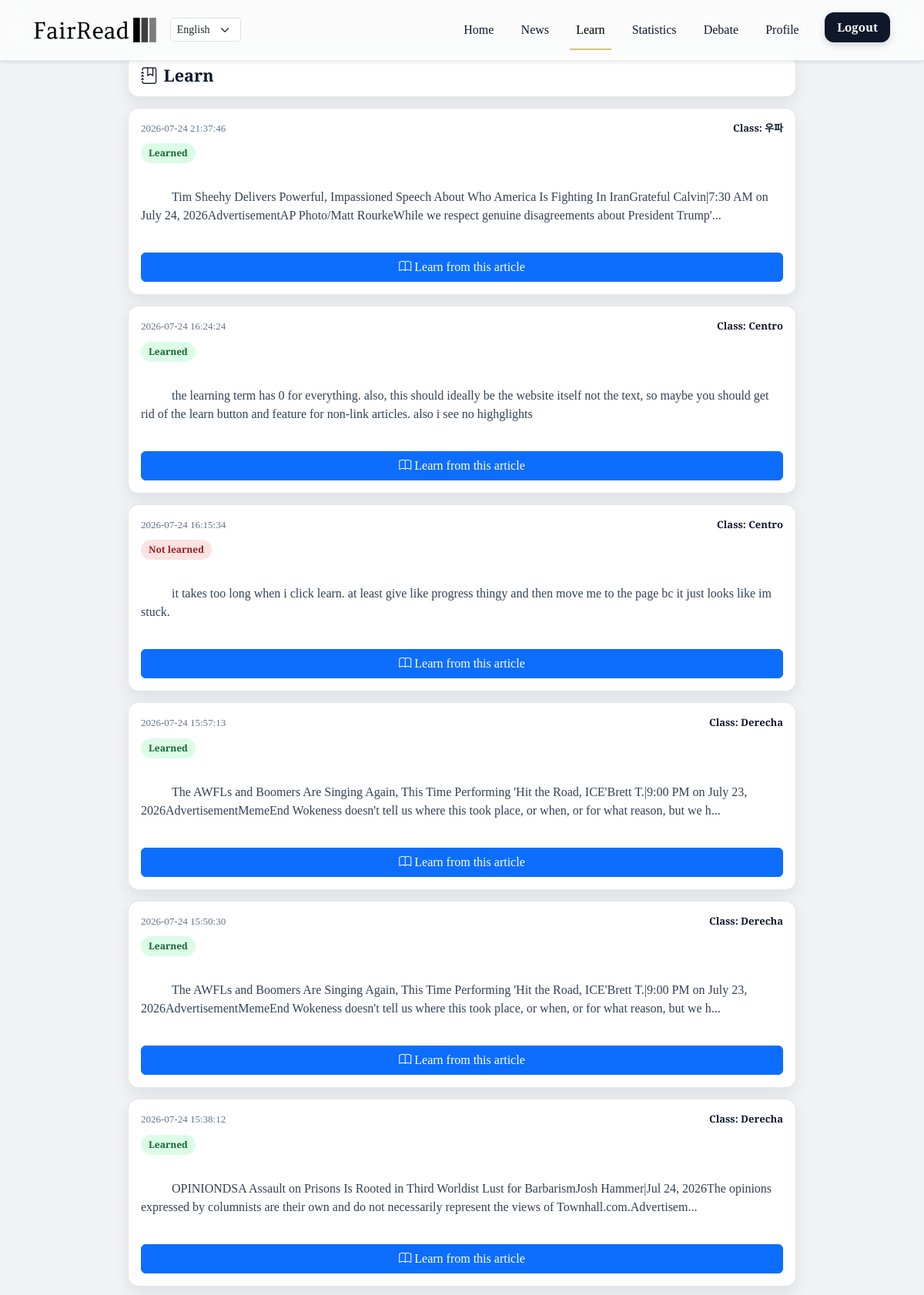
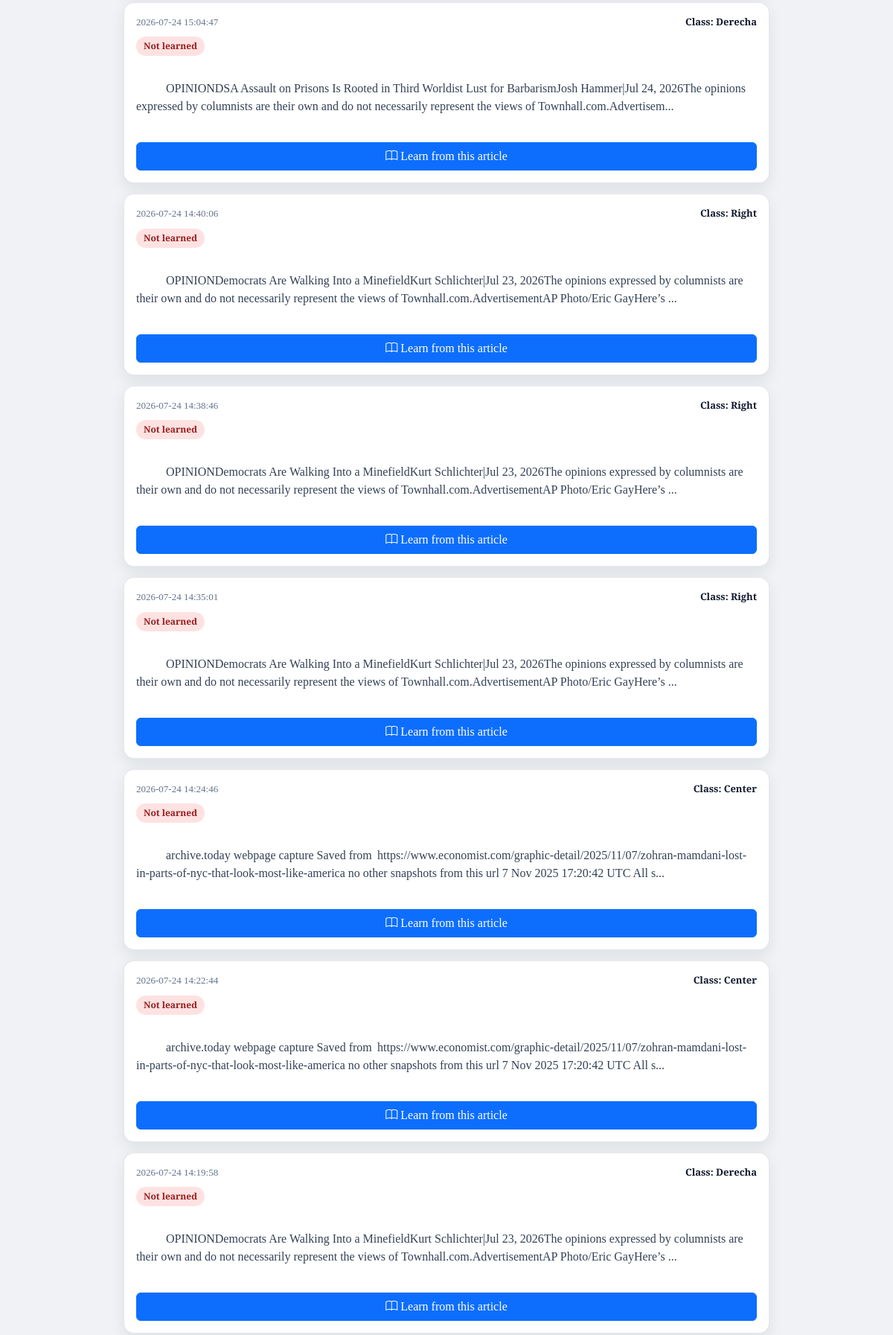
Page /learn (signed in, upper part) on the committed database (2 pictures, top to bottom).
### tables this page shows
CREATE TABLE "Chatlog" (
	"username"	TEXT,
	"date"	TEXT,
	"question"	TEXT,
	"bias_class"	TEXT,
	"bias_percentage"	TEXT,
	"summary"	TEXT,
	"reason"	TEXT
, "keywords"	TEXT, is_url INTEGER DEFAULT 0);

### app.py (the view)
@app.route('/learn')
def learn_home():
    is_login = 'username' in session
    if not is_login:
        return redirect(url_for('login'))
    conn = sqlite3.connect('static/database.db')
    cursor = conn.cursor()
    cursor.execute("""
        SELECT c.rowid, c.date, c.question, c.bias_class, c.summary,
               EXISTS(
                   SELECT 1
                   FROM learning_annotations la
                   WHERE la.article_id = c.rowid
               ) AS learned
        FROM Chatlog c
        WHERE c.username = ?
        ORDER BY c.date DESC
        LIMIT 20
    """, (session['username'],))
    recent_articles = cursor.fetchall()
    conn.close()
    return render_template(
        'learn_home.html',
        recent_articles=recent_articles,
        is_login=is_login,
        is_admin=is_admin_user()
    )

### app.py (called while the page is built)
def current_user():
    return session.get("username")

def is_admin_user():
    return current_user() == "testtest"

def translate_bias_label(label, language='en'):
    return BIAS_LABELS.get(language, {}).get(label, label)

def translate_ui(key, language='en'):
    return UI_LABELS.get(language, {}).get(key, key)

@app.context_processor
def inject_globals():
    return {
        'translate_bias_label': translate_bias_label,
        'translate_ui': translate_ui,
        'current_language': session.get('language', 'en'),
        'is_login': 'username' in session,
        'is_admin': is_admin_user()
    }

### templates/learn_home.html (shortened to what this page needs)
{% extends "header.html" %}
{% block learn %}
<div class="learn-home-wrap">
  <div class="learn-home-hero">
    <h2 class="learn-home-title">
      <i class="bi bi-journal-bookmark me-2"></i>{{ translate_ui("Learn", current_language) }}
    </h2>
  </div>
  {% if recent_articles|length == 0 %}
    <div class="empty-state">
      <p class="mb-2">{{ translate_ui("No recent items", current_language) }}</p>
      <a class="btn btn-primary" href="{{ url_for('chatbot') }}">
        {{ translate_ui("Analyze an article", current_language) }}
      </a>
    </div>
  {% else %}
    {% for article in recent_articles %}
      <div class="learn-card">
        <div class="learn-card-meta">
          <span>{{ article[1] }}</span>
          <span class="learn-bias">{{ translate_ui("Class", current_language) }}: {{ translate_bias_label(article[3], current_language) }}</span>
        </div>
        <div class="mb-2">
          {% if article[5] %}
            <span class="learn-status learned">{{ translate_ui("Learned", current_language) }}</span>
          {% else %}
            <span class="learn-status not-learned">{{ translate_ui("Not learned", current_language) }}</span>
          {% endif %}
        </div>
        <div class="learn-summary">
          {{ article[2][:220] }}{% if article[2]|length > 220 %}...{% endif %}
        </div>
        <a href="{{ url_for('learn_from_article', article_id=article[0]) }}" class="btn btn-primary w-100">
          <i class="bi bi-book"></i> {{ translate_ui("Learn from this article", current_language) }}
        </a>
      </div>
    {% endfor %}
  {% endif %}
</div>
{% endblock %}

### templates/learn_home.html (style rules this page uses)
body { font-family:'Playfair Display',serif; background:#f0f2f5; }
.learn-home-wrap { max-width:900px; margin:0 auto 24px; padding:0 16px 24px; }
.learn-home-hero { background:#fff; border:1px solid rgba(15,23,42,.1); border-radius:14px; box-shadow:0 8px 20px rgba(15,23,42,.08); padding:14px 16px; margin-bottom:14px; }
.learn-home-title { font-weight:700; margin:0; font-size:1.35rem; color:#0f172a; }
.learn-card { background:#fff; border:1px solid rgba(15,23,42,.1); border-radius:14px; box-shadow:0 8px 20px rgba(15,23,42,.08); padding:16px; margin-bottom:14px; }
.learn-card-meta { display:flex; justify-content:space-between; align-items:center; gap:10px; margin-bottom:10px; color:#64748b; font-size:13px; }
.learn-bias { font-weight:700; color:#0f172a; }
.learn-status { display:inline-flex; align-items:center; padding:4px 10px; border-radius:999px; font-size:12px; font-weight:700; }
.learn-status.learned { background:#dcfce7; color:#166534; }
.learn-status.not-learned { background:#fee2e2; color:#991b1b; }
.learn-summary { color:#334155; margin-bottom:12px; white-space:pre-wrap; }

### rows in the picture
Chatlog: date "2026-07-24 21:37:46", question "Tim Sheehy Delivers Powerful, Impassioned Speech About Who America Is Fighting In IranGrateful Calvin|7:30 AM on July 24, 2026AdvertisementAP Photo/Matt RourkeWhile we respect genuine disagreements about President Trump'"
Chatlog: date "2026-07-24 16:24:24", question "the learning term has 0 for everything. also, this should ideally be the website itself not the text, so maybe you should get rid of the learn button and feature for non-link articles. also i see no highglights"
Chatlog: date "2026-07-24 16:15:34", question "it takes too long when i click learn. at least give like progress thingy and then move me to the page bc it just looks like im stuck."
Chatlog: date "2026-07-24 15:57:13", question "The AWFLs and Boomers Are Singing Again, This Time Performing 'Hit the Road, ICE'Brett T.|9:00 PM on July 23, 2026AdvertisementMemeEnd Wokeness doesn't tell us where this took place, or when, or for what reason, but we h"
Chatlog: date "2026-07-24 15:50:30", question "The AWFLs and Boomers Are Singing Again, This Time Performing 'Hit the Road, ICE'Brett T.|9:00 PM on July 23, 2026AdvertisementMemeEnd Wokeness doesn't tell us where this took place, or when, or for what reason, but we h"
Chatlog: date "2026-07-24 15:38:12", question "OPINIONDSA Assault on Prisons Is Rooted in Third Worldist Lust for BarbarismJosh Hammer|Jul 24, 2026The opinions expressed by columnists are their own and do not necessarily represent the views of Townhall.com.Advertisem"
Chatlog: date "2026-07-24 15:04:47", question "OPINIONDSA Assault on Prisons Is Rooted in Third Worldist Lust for BarbarismJosh Hammer|Jul 24, 2026The opinions expressed by columnists are their own and do not necessarily represent the views of Townhall.com.Advertisem"
Chatlog: date "2026-07-24 14:40:06", question "OPINIONDemocrats Are Walking Into a MinefieldKurt Schlichter|Jul 23, 2026The opinions expressed by columnists are their own and do not necessarily represent the views of Townhall.com.AdvertisementAP Photo/Eric GayHere’s"
Chatlog: date "2026-07-24 14:38:46", question "OPINIONDemocrats Are Walking Into a MinefieldKurt Schlichter|Jul 23, 2026The opinions expressed by columnists are their own and do not necessarily represent the views of Townhall.com.AdvertisementAP Photo/Eric GayHere’s"
Chatlog: date "2026-07-24 14:35:01", question "OPINIONDemocrats Are Walking Into a MinefieldKurt Schlichter|Jul 23, 2026The opinions expressed by columnists are their own and do not necessarily represent the views of Townhall.com.AdvertisementAP Photo/Eric GayHere’s"
Chatlog: date "2026-07-24 14:24:46", question "archive.today webpage capture Saved from https://www.economist.com/graphic-detail/2025/11/07/zohran-mamdani-lost-in-parts-of-nyc-that-look-most-like-america no other snapshots from this url 7 Nov 2025 17:20:42 UTC All s"
Chatlog: date "2026-07-24 14:22:44", question "archive.today webpage capture Saved from https://www.economist.com/graphic-detail/2025/11/07/zohran-mamdani-lost-in-parts-of-nyc-that-look-most-like-america no other snapshots from this url 7 Nov 2025 17:20:42 UTC All s"
Chatlog: date "2026-07-24 14:19:58", question "OPINIONDemocrats Are Walking Into a MinefieldKurt Schlichter|Jul 23, 2026The opinions expressed by columnists are their own and do not necessarily represent the views of Townhall.com.AdvertisementAP Photo/Eric GayHere’s"

### other values in the picture
{{ translate_ui('Home', current_language) }} "Home"
{{ translate_ui('News', current_language) }} "News"
{{ translate_ui('Learn', current_language) }} "Learn"
{{ translate_ui('Statistics', current_language) }} "Statistics"
{{ translate_ui('Debate', current_language) }} "Debate"
{{ translate_ui('Profile', current_language) }} "Profile"
{{ translate_ui('Logout', current_language) }} "Logout"
{{ translate_ui("Learn", current_language) }} "Learn"
